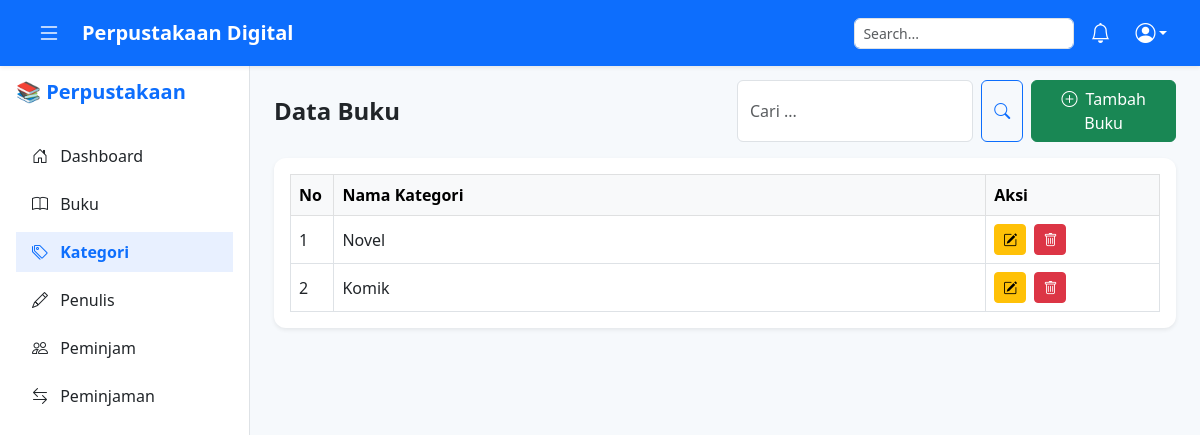
The app's page /pages/kategori.php (signed in) with its own data.
### tables this page shows
CREATE TABLE `tb_buku` (
  `id_buku` int(11) NOT NULL,
  `judul_buku` varchar(200) NOT NULL,
  `tahun_terbit` year(4) DEFAULT NULL,
  `id_kategori` int(11) DEFAULT NULL,
  `id_penulis` int(11) DEFAULT NULL
);

CREATE TABLE `tb_kategori` (
  `id_kategori` int(11) NOT NULL,
  `nama_kategori` varchar(100) NOT NULL
);

### pages/kategori.php (the view, shortened to what this page needs)
<?php
include '../config/koneksi.php';
include '../componen/header.php';
include '../componen/sidebar.php';
$judul = "Buku";
$judul_singkat = "Buku";
$tambah_link = "tambah_buku.php";
$cari = $_GET['cari'] ?? '';
$data = mysqli_query($conn, "
    SELECT b.*, k.nama_kategori, p.nama_penulis
    FROM tb_buku b
    LEFT JOIN tb_kategori k ON b.id_kategori = k.id_kategori
    LEFT JOIN tb_penulis p ON b.id_penulis = p.id_penulis
    WHERE b.judul_buku LIKE '%$cari%' OR k.nama_kategori LIKE '%$cari%' OR p.nama_penulis LIKE '%$cari%'
    ORDER BY b.id_buku DESC
");
?>
<main class="main-content" style="margin-left: 250px; padding-top: 80px; background-color: #f6f9fc;">
    <div class="container-fluid px-4">
        <?php $cari = $_GET['cari'] ?? ''; ?>
        <div class="row align-items-center mb-3">
            <div class="col-md-6">
                <h4 class="fw-bold mb-0">Data <?= $judul ?? 'Data' ?></h4>
            </div>
            <div class="col-md-6 d-flex justify-content-end gap-2">
                <form method="GET" class="d-flex" role="search">
                    <input type="text" name="cari" class="form-control me-2" placeholder="Cari ..." value="<?= htmlspecialchars($cari); ?>">
                    <button class="btn btn-outline-primary" type="submit">
                        <i class="bi bi-search"></i>
                    </button>
                </form>
                <a href="<?= $tambah_link ?>" class="btn btn-success">
                    <i class="bi bi-plus-circle me-1"></i> Tambah <?= $judul_singkat ?? 'Data' ?>
                </a>
            </div>
        </div>
        <div class="card border-0 shadow-sm">
            <div class="card-body table-responsive">
                <table class="table align-middle table-bordered table-hover mb-0">
                    <thead class="table-light">
                        <tr>
                            <th style="width: 5%;">No</th>
                            <th>Nama Kategori</th>
                            <th style="width: 20%;">Aksi</th>
                        </tr>
                    </thead>
                    <tbody>
                        <?php $no = 1;
                        while ($d = mysqli_fetch_array($data)) { ?>
                            <tr>
                                <td><?= $no++; ?></td>
                                <td><?= htmlspecialchars($d['nama_kategori']); ?></td>
                                <td>
                                    <a href="edit_kategori.php?id=<?= $d['id_kategori']; ?>" class="btn btn-sm btn-warning me-1">
                                        <i class="bi bi-pencil-square"></i>
                                    </a>
                                    <a href="../proses/kategori_proses.php?hapus&id=<?= $d['id_kategori']; ?>"
                                        onclick="return confirm('Yakin ingin menghapus kategori ini?')"
                                        class="btn btn-sm btn-danger">
                                        <i class="bi bi-trash"></i>
                                    </a>
                                </td>
                            </tr>
                        <?php } ?>
                    </tbody>
                </table>
            </div>
        </div>
    </div>
</main>
<?php include '../componen/footer.php'; ?>

### assets/css/style.css (style rules this page uses)
body { background-color: #f6f9fc; font-family: "Segoe UI", sans-serif; overflow-x: hidden; }
.card { border-radius: 12px; }
.table th, .table td { vertical-align: middle; }

### records on screen
tb_buku: id_kategori.nama_kategori "Novel"
tb_buku: id_kategori.nama_kategori "Komik"

### other values on screen
$judul "Buku"
$judul_singkat "Buku"
